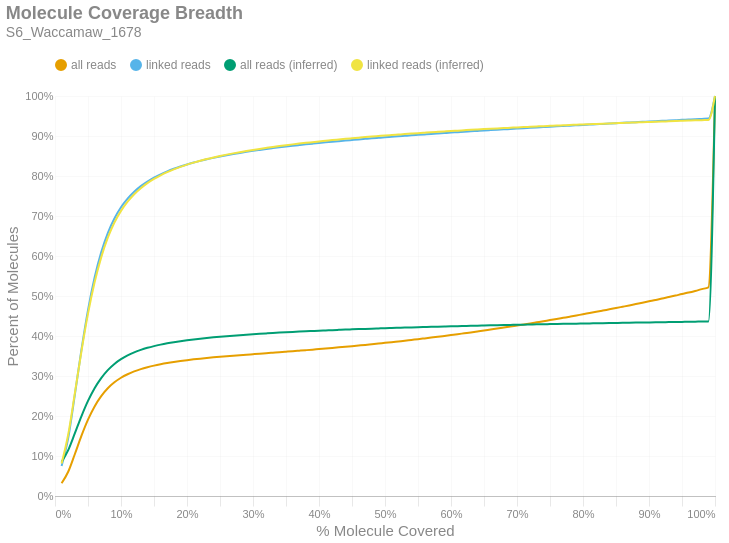

The code cell stored with this chart in its notebook:
### Markdown cell above
### Molecule Read Coverage
This chart shows molecule coverage breadth as computed by the number of bases aligned to that molecule. In other words, "*how much of each unique long molecule is actually sequenced/aligned?*" Keep in mind there is a distinction between sequences and alignments, since some sequences belonging to a particular molecule may not align well and wouldn't appear in the alignment data. This chart also shows molecule coverage breadth as computed by the *inferred fragment* from which the aligned sequences originate. Unlike read coverage, this calculation takes into account the total insert size, including unsequenced gaps between the forward and reverse reads. Like the previous figures, these are cumulative percents.

### Code cell
if SKIPLR:
    print_html(f"Skipped")
else:
    binned_df = consolidated_hist(valids['coverage_bp'], mask, 0.01, True)
    binned_df_inf = consolidated_hist(valids['coverage_inserts'], mask, 0.01, True)
    binned_df = binned_df.with_columns(pl.lit(binned_df_inf['all reads (cumsum)']).alias('all reads (inferred)'))
    binned_df = binned_df.with_columns(pl.lit(binned_df_inf['linked reads (cumsum)']).alias('linked reads (inferred)'))
    binned_df = binned_df.with_columns(
        (pl.col('bin').cast(pl.Float64) + 0.01).alias('right_edge')
    )

    with SafeRender(binned_df):
        (
            density_plot(binned_df, 'Molecule Coverage Breadth', samplename, 'molcov', ['all reads (inferred)','linked reads (inferred)'])
            .encode(
                #x=alt.X('bin:Q', title="% Molecule Covered").axis(format = '%').scale(padding=0),
                x=alt.X('right_edge:Q', title="% Molecule Covered").axis(format='%').scale(padding=0),
                y=alt.Y('value:Q', title='Percent of Molecules')
                    .axis(format='%')
                    .stack(False)
                    .scale(domainMin=0, padding=0),
                color=alt.Color("key:N").scale(domain = ["all reads", "linked reads", "all reads (inferred)", "linked reads (inferred)"]),
                tooltip = [
                    alt.Tooltip("key:N", title = "Data Type"),
                    alt.Tooltip("range_label:N", title="% Molecule Covered"),
                    alt.Tooltip("value:Q", format = ".2%", title="% Molecules")
                ]
            )
        ).display()

### Figure 1 — Vega-Lite specification as saved in the notebook (floating-point values rounded to 4 significant figures)
{"width": "container", "height": 400, "config": {"title": {"anchor": "start", "dy": -15, "fontSize": 18, "color": "#888888", "subtitleColor": "#888888", "subtitleFontSize": 14}, "arc": {"fill": "#0072B2"}, "axis": {"domainColor": "#888888", "domainWidth": 0.5, "gridWidth": 0.2, "grid": false, "titleFontWeight": 400, "titleFontSize": 15, "labelFontSize": 11, "labelColor": "#888888", "tickColor": "#888888", "tickWidth": 0.2, "titleColor": "#888888"}, "axisBand": {"grid": false}, "axisX": {"grid": true, "tickSize": 10, "domainCap": "round"}, "axisY": {"domain": false, "grid": true, "tickSize": 0, "domainCap": "round"}, "background": "transparent", "header": {"labelFontSize": 15, "labelColor": "#888888", "titleFontSize": 15, "titleFontWeight": 600, "titleColor": "#888888"}, "legend": {"labelFont": "sans-serif", "labelFontSize": 12, "labelColor": "#888888", "symbolSize": 100, "symbolType": "circle", "titleFontSize": 12, "titlePadding": 10, "titleColor": "#888888", "title": null, "orient": "top"}, "range": {"category": ["#E69F00", "#56B4E9", "#009E73", "#F0E442", "#0072B2", "#D55E00", "#CC79A7", "#000000"], "diverging": ["#cfe8f3", "#a2d4ec", "#73bfe2", "#46abdb", "#1696d2", "#12719e"]}, "area": {"fill": "#0072B2", "fillOpacity": 0.7, "line": true, "strokeOpacity": 0.7}, "line": {"color": "#0072B2", "stroke": "#0072B2", "strokeWidth": 2}, "trail": {"color": "#0072B2", "stroke": "#0072B2", "strokeWidth": 0, "size": 1}, "point": {"filled": true, "fillOpacity": 1.0, "size": 95}, "text": {"color": "#888888", "fontSize": 11, "align": "right", "fontWeight": 400, "size": 11}, "bar": {"fill": "#0072B2", "stroke": null}, "view": {"stroke": null, "continuousWidth": 660, "continuousHeight": 400}}, "data": {"name": "data-ab505ed4c897494d9f0c3a8c7e612728"}, "mark": {"type": "line", "interpolate": "monotone", "point": {"opacity": 0, "size": 275}}, "encoding": {"color": {"field": "key", "scale": {"domain": ["all reads", "linked reads", "all reads (inferred)", "linked reads (inferred)"]}, "type": "nominal"}, "tooltip": [{"field": "key", "title": "Data Type", "type": "nominal"}, {"field": "range_label", "title": "% Molecule Covered", "type": "nominal"}, {"field": "value", "format": ".2%", "title": "% Molecules", "type": "quantitative"}], "x": {"axis": {"format": "%"}, "field": "right_edge", "scale": {"padding": 0}, "title": "% Molecule Covered", "type": "quantitative"}, "y": {"axis": {"format": "%"}, "field": "value", "scale": {"domainMin": 0, "padding": 0}, "stack": false, "title": "Percent of Molecules", "type": "quantitative"}}, "params": [{"name": "param_c36ac31b6afebe62", "select": {"type": "point", "fields": ["key"]}, "bind": "legend"}], "title": {"text": "Molecule Coverage Breadth", "subtitle": "S6_Waccamaw_1678"}, "transform": [{"fold": ["all reads (cumsum)", "linked reads (cumsum)", "all reads (inferred)", "linked reads (inferred)"]}, {"calculate": "replace(datum.key, ' (cumsum)', '')", "as": "key"}, {"filter": {"param": "param_c36ac31b6afebe62"}}], "usermeta": {"embedOptions": {"downloadFileName": "S6_Waccamaw_1678.molcov"}}, "$schema": "https://vega.github.io/schema/vega-lite/v6.1.0.json", "datasets": {"data-ab505ed4c897494d9f0c3a8c7e612728": [{"bin": "0.0", "interval": "0.0-0.01", "all reads": 0.03174, "linked reads": 0.0752, "all reads (cumsum)": 0.03174, "linked reads (cumsum)": 0.0752, "range_label": "0.0-0.01", "all reads (inferred)": 0.08493, "linked reads (inferred)": 0.08151, "right_edge": 0.01}, {"bin": "0.01", "interval": "0.01-0.02", "all reads": 0.0288, "linked reads": 0.06978, "all reads (cumsum)": 0.06054, "linked reads (cumsum)": 0.145, "range_label": "0.01-0.02", "all reads (inferred)": 0.1147, "linked reads (inferred)": 0.1536, "right_edge": 0.02}, {"bin": "0.02", "interval": "0.02-0.03", "all reads": 0.04385, "linked reads": 0.1073, "all reads (cumsum)": 0.1044, "linked reads (cumsum)": 0.2523, "range_label": "0.02-0.03", "all reads (inferred)": 0.1563, "linked reads (inferred)": 0.2557, "right_edge": 0.03}, {"bin": "0.03", "interval": "0.03-0.04", "all reads": 0.04594, "linked reads": 0.1128, "all reads (cumsum)": 0.1503, "linked reads (cumsum)": 0.3651, "range_label": "0.03-0.04", "all reads (inferred)": 0.1992, "linked reads (inferred)": 0.3611, "right_edge": 0.04}, {"bin": "0.04", "interval": "0.04-0.05", "all reads": 0.04058, "linked reads": 0.09974, "all reads (cumsum)": 0.1909, "linked reads (cumsum)": 0.4648, "range_label": "0.04-0.05", "all reads (inferred)": 0.2377, "linked reads (inferred)": 0.4558, "right_edge": 0.05}, {"bin": "0.05", "interval": "0.05-0.06", "all reads": 0.03308, "linked reads": 0.08131, "all reads (cumsum)": 0.224, "linked reads (cumsum)": 0.5461, "range_label": "0.05-0.06", "all reads (inferred)": 0.2695, "linked reads (inferred)": 0.5342, "right_edge": 0.06}, {"bin": "0.06", "interval": "0.06-0.07", "all reads": 0.02567, "linked reads": 0.06309, "all reads (cumsum)": 0.2497, "linked reads (cumsum)": 0.6092, "range_label": "0.06-0.07", "all reads (inferred)": 0.2948, "linked reads (inferred)": 0.5966, "right_edge": 0.07}, {"bin": "0.07", "interval": "0.07-0.08", "all reads": 0.01961, "linked reads": 0.04816, "all reads (cumsum)": 0.2693, "linked reads (cumsum)": 0.6574, "range_label": "0.07-0.08", "all reads (inferred)": 0.3148, "linked reads (inferred)": 0.6457, "right_edge": 0.08}, {"bin": "0.08", "interval": "0.08-0.09", "all reads": 0.01491, "linked reads": 0.03658, "all reads (cumsum)": 0.2842, "linked reads (cumsum)": 0.6939, "range_label": "0.08-0.09", "all reads (inferred)": 0.3303, "linked reads (inferred)": 0.6837, "right_edge": 0.09}, {"bin": "0.09", "interval": "0.09-0.1", "all reads": 0.01141, "linked reads": 0.02796, "all reads (cumsum)": 0.2956, "linked reads (cumsum)": 0.7219, "range_label": "0.09-0.1", "all reads (inferred)": 0.3421, "linked reads (inferred)": 0.7128, "right_edge": 0.1}, {"bin": "0.1", "interval": "0.1-0.11", "all reads": 0.008779, "linked reads": 0.02148, "all reads (cumsum)": 0.3044, "linked reads (cumsum)": 0.7434, "range_label": "0.1-0.11", "all reads (inferred)": 0.3515, "linked reads (inferred)": 0.7358, "right_edge": 0.11}, {"bin": "0.11", "interval": "0.11-0.12", "all reads": 0.007089, "linked reads": 0.01729, "all reads (cumsum)": 0.3115, "linked reads (cumsum)": 0.7607, "range_label": "0.11-0.12", "all reads (inferred)": 0.3591, "linked reads (inferred)": 0.7545, "right_edge": 0.12}, {"bin": "0.12", "interval": "0.12-0.13", "all reads": 0.005741, "linked reads": 0.014, "all reads (cumsum)": 0.3172, "linked reads (cumsum)": 0.7747, "range_label": "0.12-0.13", "all reads (inferred)": 0.3653, "linked reads (inferred)": 0.7696, "right_edge": 0.13}, {"bin": "0.13", "interval": "0.13-0.14", "all reads": 0.004692, "linked reads": 0.01141, "all reads (cumsum)": 0.3219, "linked reads (cumsum)": 0.7861, "range_label": "0.13-0.14", "all reads (inferred)": 0.3704, "linked reads (inferred)": 0.7823, "right_edge": 0.14}, {"bin": "0.14", "interval": "0.14-0.15", "all reads": 0.004018, "linked reads": 0.009777, "all reads (cumsum)": 0.3259, "linked reads (cumsum)": 0.7959, "range_label": "0.14-0.15", "all reads (inferred)": 0.3748, "linked reads (inferred)": 0.7928, "right_edge": 0.15}, {"bin": "0.15", "interval": "0.15-0.16", "all reads": 0.003436, "linked reads": 0.008339, "all reads (cumsum)": 0.3293, "linked reads (cumsum)": 0.8042, "range_label": "0.15-0.16", "all reads (inferred)": 0.3784, "linked reads (inferred)": 0.8018, "right_edge": 0.16}, {"bin": "0.16", "interval": "0.16-0.17", "all reads": 0.003039, "linked reads": 0.007331, "all reads (cumsum)": 0.3324, "linked reads (cumsum)": 0.8115, "range_label": "0.16-0.17", "all reads (inferred)": 0.3816, "linked reads (inferred)": 0.8096, "right_edge": 0.17}, {"bin": "0.17", "interval": "0.17-0.18", "all reads": 0.002686, "linked reads": 0.00647, "all reads (cumsum)": 0.3351, "linked reads (cumsum)": 0.818, "range_label": "0.17-0.18", "all reads (inferred)": 0.3845, "linked reads (inferred)": 0.8166, "right_edge": 0.18}, {"bin": "0.18", "interval": "0.18-0.19", "all reads": 0.0024, "linked reads": 0.005764, "all reads (cumsum)": 0.3375, "linked reads (cumsum)": 0.8238, "range_label": "0.18-0.19", "all reads (inferred)": 0.387, "linked reads (inferred)": 0.8229, "right_edge": 0.19}, {"bin": "0.19", "interval": "0.19-0.2", "all reads": 0.002167, "linked reads": 0.005181, "all reads (cumsum)": 0.3396, "linked reads (cumsum)": 0.8289, "range_label": "0.19-0.2", "all reads (inferred)": 0.3893, "linked reads (inferred)": 0.8284, "right_edge": 0.2}, {"bin": "0.2", "interval": "0.2-0.21", "all reads": 0.00195, "linked reads": 0.004634, "all reads (cumsum)": 0.3416, "linked reads (cumsum)": 0.8336, "range_label": "0.2-0.21", "all reads (inferred)": 0.3914, "linked reads (inferred)": 0.8334, "right_edge": 0.21}, {"bin": "0.21", "interval": "0.21-0.22", "all reads": 0.001776, "linked reads": 0.004186, "all reads (cumsum)": 0.3434, "linked reads (cumsum)": 0.8378, "range_label": "0.21-0.22", "all reads (inferred)": 0.3933, "linked reads (inferred)": 0.8381, "right_edge": 0.22}, {"bin": "0.22", "interval": "0.22-0.23", "all reads": 0.001684, "linked reads": 0.003957, "all reads (cumsum)": 0.345, "linked reads (cumsum)": 0.8417, "range_label": "0.22-0.23", "all reads (inferred)": 0.3951, "linked reads (inferred)": 0.8424, "right_edge": 0.23}, {"bin": "0.23", "interval": "0.23-0.24", "all reads": 0.001545, "linked reads": 0.003608, "all reads (cumsum)": 0.3466, "linked reads (cumsum)": 0.8453, "range_label": "0.23-0.24", "all reads (inferred)": 0.3967, "linked reads (inferred)": 0.8463, "right_edge": 0.24}, {"bin": "0.24", "interval": "0.24-0.25", "all reads": 0.001464, "linked reads": 0.003399, "all reads (cumsum)": 0.3481, "linked reads (cumsum)": 0.8487, "range_label": "0.24-0.25", "all reads (inferred)": 0.3982, "linked reads (inferred)": 0.85, "right_edge": 0.25}, {"bin": "0.25", "interval": "0.25-0.26", "all reads": 0.001394, "linked reads": 0.0032, "all reads (cumsum)": 0.3495, "linked reads (cumsum)": 0.8519, "range_label": "0.25-0.26", "all reads (inferred)": 0.3996, "linked reads (inferred)": 0.8534, "right_edge": 0.26}, {"bin": "0.26", "interval": "0.26-0.27", "all reads": 0.001309, "linked reads": 0.002958, "all reads (cumsum)": 0.3508, "linked reads (cumsum)": 0.8549, "range_label": "0.26-0.27", "all reads (inferred)": 0.4009, "linked reads (inferred)": 0.8566, "right_edge": 0.27}, {"bin": "0.27", "interval": "0.27-0.28", "all reads": 0.001269, "linked reads": 0.002834, "all reads (cumsum)": 0.352, "linked reads (cumsum)": 0.8577, "range_label": "0.27-0.28", "all reads (inferred)": 0.4022, "linked reads (inferred)": 0.8596, "right_edge": 0.28}, {"bin": "0.28", "interval": "0.28-0.29", "all reads": 0.001243, "linked reads": 0.002654, "all reads (cumsum)": 0.3533, "linked reads (cumsum)": 0.8604, "range_label": "0.28-0.29", "all reads (inferred)": 0.4034, "linked reads (inferred)": 0.8625, "right_edge": 0.29}, {"bin": "0.29", "interval": "0.29-0.3", "all reads": 0.001208, "linked reads": 0.002476, "all reads (cumsum)": 0.3545, "linked reads (cumsum)": 0.8629, "range_label": "0.29-0.3", "all reads (inferred)": 0.4045, "linked reads (inferred)": 0.8652, "right_edge": 0.3}, {"bin": "0.3", "interval": "0.3-0.31", "all reads": 0.001219, "linked reads": 0.002364, "all reads (cumsum)": 0.3557, "linked reads (cumsum)": 0.8652, "range_label": "0.3-0.31", "all reads (inferred)": 0.4055, "linked reads (inferred)": 0.8677, "right_edge": 0.31}, {"bin": "0.31", "interval": "0.31-0.32", "all reads": 0.001269, "linked reads": 0.002328, "all reads (cumsum)": 0.357, "linked reads (cumsum)": 0.8675, "range_label": "0.31-0.32", "all reads (inferred)": 0.4065, "linked reads (inferred)": 0.8702, "right_edge": 0.32}, {"bin": "0.32", "interval": "0.32-0.33", "all reads": 0.001231, "linked reads": 0.002149, "all reads (cumsum)": 0.3582, "linked reads (cumsum)": 0.8697, "range_label": "0.32-0.33", "all reads (inferred)": 0.4075, "linked reads (inferred)": 0.8726, "right_edge": 0.33}, {"bin": "0.33", "interval": "0.33-0.34", "all reads": 0.001226, "linked reads": 0.002078, "all reads (cumsum)": 0.3594, "linked reads (cumsum)": 0.8718, "range_label": "0.33-0.34", "all reads (inferred)": 0.4085, "linked reads (inferred)": 0.8748, "right_edge": 0.34}, {"bin": "0.34", "interval": "0.34-0.35", "all reads": 0.001252, "linked reads": 0.001967, "all reads (cumsum)": 0.3607, "linked reads (cumsum)": 0.8737, "range_label": "0.34-0.35", "all reads (inferred)": 0.4094, "linked reads (inferred)": 0.877, "right_edge": 0.35}, {"bin": "0.35", "interval": "0.35-0.36", "all reads": 0.001262, "linked reads": 0.001887, "all reads (cumsum)": 0.3619, "linked reads (cumsum)": 0.8756, "range_label": "0.35-0.36", "all reads (inferred)": 0.4102, "linked reads (inferred)": 0.8791, "right_edge": 0.36}, {"bin": "0.36", "interval": "0.36-0.37", "all reads": 0.001304, "linked reads": 0.001802, "all reads (cumsum)": 0.3632, "linked reads (cumsum)": 0.8774, "range_label": "0.36-0.37", "all reads (inferred)": 0.411, "linked reads (inferred)": 0.881, "right_edge": 0.37}, {"bin": "0.37", "interval": "0.37-0.38", "all reads": 0.001313, "linked reads": 0.001775, "all reads (cumsum)": 0.3646, "linked reads (cumsum)": 0.8792, "range_label": "0.37-0.38", "all reads (inferred)": 0.4118, "linked reads (inferred)": 0.8829, "right_edge": 0.38}, {"bin": "0.38", "interval": "0.38-0.39", "all reads": 0.001347, "linked reads": 0.001709, "all reads (cumsum)": 0.3659, "linked reads (cumsum)": 0.8809, "range_label": "0.38-0.39", "all reads (inferred)": 0.4125, "linked reads (inferred)": 0.8847, "right_edge": 0.39}, {"bin": "0.39", "interval": "0.39-0.4", "all reads": 0.001427, "linked reads": 0.001676, "all reads (cumsum)": 0.3673, "linked reads (cumsum)": 0.8826, "range_label": "0.39-0.4", "all reads (inferred)": 0.4133, "linked reads (inferred)": 0.8865, "right_edge": 0.4}, {"bin": "0.4", "interval": "0.4-0.41", "all reads": 0.001386, "linked reads": 0.00158, "all reads (cumsum)": 0.3687, "linked reads (cumsum)": 0.8842, "range_label": "0.4-0.41", "all reads (inferred)": 0.414, "linked reads (inferred)": 0.8881, "right_edge": 0.41}, {"bin": "0.41", "interval": "0.41-0.42", "all reads": 0.001419, "linked reads": 0.001523, "all reads (cumsum)": 0.3701, "linked reads (cumsum)": 0.8857, "range_label": "0.41-0.42", "all reads (inferred)": 0.4147, "linked reads (inferred)": 0.8898, "right_edge": 0.42}, {"bin": "0.42", "interval": "0.42-0.43", "all reads": 0.001451, "linked reads": 0.001471, "all reads (cumsum)": 0.3716, "linked reads (cumsum)": 0.8872, "range_label": "0.42-0.43", "all reads (inferred)": 0.4153, "linked reads (inferred)": 0.8913, "right_edge": 0.43}, {"bin": "0.43", "interval": "0.43-0.44", "all reads": 0.001477, "linked reads": 0.001454, "all reads (cumsum)": 0.3731, "linked reads (cumsum)": 0.8886, "range_label": "0.43-0.44", "all reads (inferred)": 0.416, "linked reads (inferred)": 0.8929, "right_edge": 0.44}, {"bin": "0.44", "interval": "0.44-0.45", "all reads": 0.001524, "linked reads": 0.001425, "all reads (cumsum)": 0.3746, "linked reads (cumsum)": 0.89, "range_label": "0.44-0.45", "all reads (inferred)": 0.4166, "linked reads (inferred)": 0.8944, "right_edge": 0.45}, {"bin": "0.45", "interval": "0.45-0.46", "all reads": 0.001586, "linked reads": 0.00142, "all reads (cumsum)": 0.3762, "linked reads (cumsum)": 0.8915, "range_label": "0.45-0.46", "all reads (inferred)": 0.4172, "linked reads (inferred)": 0.8958, "right_edge": 0.46}, {"bin": "0.46", "interval": "0.46-0.47", "all reads": 0.001587, "linked reads": 0.001367, "all reads (cumsum)": 0.3778, "linked reads (cumsum)": 0.8928, "range_label": "0.46-0.47", "all reads (inferred)": 0.4178, "linked reads (inferred)": 0.8972, "right_edge": 0.47}, {"bin": "0.47", "interval": "0.47-0.48", "all reads": 0.001644, "linked reads": 0.001361, "all reads (cumsum)": 0.3794, "linked reads (cumsum)": 0.8942, "range_label": "0.47-0.48", "all reads (inferred)": 0.4184, "linked reads (inferred)": 0.8986, "right_edge": 0.48}, {"bin": "0.48", "interval": "0.48-0.49", "all reads": 0.001641, "linked reads": 0.001317, "all reads (cumsum)": 0.381, "linked reads (cumsum)": 0.8955, "range_label": "0.48-0.49", "all reads (inferred)": 0.4189, "linked reads (inferred)": 0.8999, "right_edge": 0.49}, {"bin": "0.49", "interval": "0.49-0.5", "all reads": 0.001825, "linked reads": 0.001311, "all reads (cumsum)": 0.3829, "linked reads (cumsum)": 0.8968, "range_label": "0.49-0.5", "all reads (inferred)": 0.4195, "linked reads (inferred)": 0.9012, "right_edge": 0.5}, {"bin": "0.5", "interval": "0.5-0.51", "all reads": 0.001665, "linked reads": 0.001223, "all reads (cumsum)": 0.3845, "linked reads (cumsum)": 0.898, "range_label": "0.5-0.51", "all reads (inferred)": 0.42, "linked reads (inferred)": 0.9024, "right_edge": 0.51}, {"bin": "0.51", "interval": "0.51-0.52", "all reads": 0.001858, "linked reads": 0.001236, "all reads (cumsum)": 0.3864, "linked reads (cumsum)": 0.8993, "range_label": "0.51-0.52", "all reads (inferred)": 0.4205, "linked reads (inferred)": 0.9036, "right_edge": 0.52}, {"bin": "0.52", "interval": "0.52-0.53", "all reads": 0.001812, "linked reads": 0.001209, "all reads (cumsum)": 0.3882, "linked reads (cumsum)": 0.9005, "range_label": "0.52-0.53", "all reads (inferred)": 0.421, "linked reads (inferred)": 0.9048, "right_edge": 0.53}, {"bin": "0.53", "interval": "0.53-0.54", "all reads": 0.00194, "linked reads": 0.001211, "all reads (cumsum)": 0.3901, "linked reads (cumsum)": 0.9017, "range_label": "0.53-0.54", "all reads (inferred)": 0.4215, "linked reads (inferred)": 0.906, "right_edge": 0.54}, {"bin": "0.54", "interval": "0.54-0.55", "all reads": 0.00189, "linked reads": 0.001163, "all reads (cumsum)": 0.392, "linked reads (cumsum)": 0.9029, "range_label": "0.54-0.55", "all reads (inferred)": 0.422, "linked reads (inferred)": 0.9071, "right_edge": 0.55}, {"bin": "0.55", "interval": "0.55-0.56", "all reads": 0.002009, "linked reads": 0.001162, "all reads (cumsum)": 0.394, "linked reads (cumsum)": 0.904, "range_label": "0.55-0.56", "all reads (inferred)": 0.4224, "linked reads (inferred)": 0.9082, "right_edge": 0.56}, {"bin": "0.56", "interval": "0.56-0.57", "all reads": 0.002025, "linked reads": 0.001155, "all reads (cumsum)": 0.3961, "linked reads (cumsum)": 0.9052, "range_label": "0.56-0.57", "all reads (inferred)": 0.4229, "linked reads (inferred)": 0.9093, "right_edge": 0.57}, {"bin": "0.57", "interval": "0.57-0.58", "all reads": 0.002033, "linked reads": 0.001124, "all reads (cumsum)": 0.3981, "linked reads (cumsum)": 0.9063, "range_label": "0.57-0.58", "all reads (inferred)": 0.4233, "linked reads (inferred)": 0.9104, "right_edge": 0.58}, {"bin": "0.58", "interval": "0.58-0.59", "all reads": 0.002134, "linked reads": 0.001116, "all reads (cumsum)": 0.4002, "linked reads (cumsum)": 0.9074, "range_label": "0.58-0.59", "all reads (inferred)": 0.4238, "linked reads (inferred)": 0.9114, "right_edge": 0.59}, {"bin": "0.59", "interval": "0.59-0.6", "all reads": 0.002152, "linked reads": 0.001114, "all reads (cumsum)": 0.4024, "linked reads (cumsum)": 0.9085, "range_label": "0.59-0.6", "all reads (inferred)": 0.4242, "linked reads (inferred)": 0.9125, "right_edge": 0.6}, {"bin": "0.6", "interval": "0.6-0.61", "all reads": 0.002136, "linked reads": 0.001043, "all reads (cumsum)": 0.4045, "linked reads (cumsum)": 0.9096, "range_label": "0.6-0.61", "all reads (inferred)": 0.4246, "linked reads (inferred)": 0.9134, "right_edge": 0.61}, {"bin": "0.61", "interval": "0.61-0.62", "all reads": 0.002266, "linked reads": 0.001086, "all reads (cumsum)": 0.4068, "linked reads (cumsum)": 0.9107, "range_label": "0.61-0.62", "all reads (inferred)": 0.425, "linked reads (inferred)": 0.9144, "right_edge": 0.62}, {"bin": "0.62", "interval": "0.62-0.63", "all reads": 0.002246, "linked reads": 0.001017, "all reads (cumsum)": 0.409, "linked reads (cumsum)": 0.9117, "range_label": "0.62-0.63", "all reads (inferred)": 0.4255, "linked reads (inferred)": 0.9154, "right_edge": 0.63}, {"bin": "0.63", "interval": "0.63-0.64", "all reads": 0.002314, "linked reads": 0.001044, "all reads (cumsum)": 0.4113, "linked reads (cumsum)": 0.9127, "range_label": "0.63-0.64", "all reads (inferred)": 0.4259, "linked reads (inferred)": 0.9163, "right_edge": 0.64}, {"bin": "0.64", "interval": "0.64-0.65", "all reads": 0.00235, "linked reads": 0.001038, "all reads (cumsum)": 0.4137, "linked reads (cumsum)": 0.9138, "range_label": "0.64-0.65", "all reads (inferred)": 0.4263, "linked reads (inferred)": 0.9172, "right_edge": 0.65}, {"bin": "0.65", "interval": "0.65-0.66", "all reads": 0.002475, "linked reads": 0.0009736, "all reads (cumsum)": 0.4162, "linked reads (cumsum)": 0.9147, "range_label": "0.65-0.66", "all reads (inferred)": 0.4266, "linked reads (inferred)": 0.9182, "right_edge": 0.66}, {"bin": "0.66", "interval": "0.66-0.67", "all reads": 0.002401, "linked reads": 0.0009642, "all reads (cumsum)": 0.4186, "linked reads (cumsum)": 0.9157, "range_label": "0.66-0.67", "all reads (inferred)": 0.427, "linked reads (inferred)": 0.919, "right_edge": 0.67}, {"bin": "0.67", "interval": "0.67-0.68", "all reads": 0.002499, "linked reads": 0.0009543, "all reads (cumsum)": 0.4211, "linked reads (cumsum)": 0.9167, "range_label": "0.67-0.68", "all reads (inferred)": 0.4274, "linked reads (inferred)": 0.9198, "right_edge": 0.68}, {"bin": "0.68", "interval": "0.68-0.69", "all reads": 0.002528, "linked reads": 0.0009425, "all reads (cumsum)": 0.4236, "linked reads (cumsum)": 0.9176, "range_label": "0.68-0.69", "all reads (inferred)": 0.4277, "linked reads (inferred)": 0.9207, "right_edge": 0.69}, {"bin": "0.69", "interval": "0.69-0.7", "all reads": 0.002569, "linked reads": 0.0009557, "all reads (cumsum)": 0.4262, "linked reads (cumsum)": 0.9185, "range_label": "0.69-0.7", "all reads (inferred)": 0.4281, "linked reads (inferred)": 0.9215, "right_edge": 0.7}, {"bin": "0.7", "interval": "0.7-0.71", "all reads": 0.00258, "linked reads": 0.0009453, "all reads (cumsum)": 0.4288, "linked reads (cumsum)": 0.9195, "range_label": "0.7-0.71", "all reads (inferred)": 0.4284, "linked reads (inferred)": 0.9223, "right_edge": 0.71}, {"bin": "0.71", "interval": "0.71-0.72", "all reads": 0.002634, "linked reads": 0.0009043, "all reads (cumsum)": 0.4314, "linked reads (cumsum)": 0.9204, "range_label": "0.71-0.72", "all reads (inferred)": 0.4287, "linked reads (inferred)": 0.9231, "right_edge": 0.72}, {"bin": "0.72", "interval": "0.72-0.73", "all reads": 0.002751, "linked reads": 0.0009279, "all reads (cumsum)": 0.4341, "linked reads (cumsum)": 0.9213, "range_label": "0.72-0.73", "all reads (inferred)": 0.4291, "linked reads (inferred)": 0.9239, "right_edge": 0.73}, {"bin": "0.73", "interval": "0.73-0.74", "all reads": 0.00274, "linked reads": 0.0009562, "all reads (cumsum)": 0.4369, "linked reads (cumsum)": 0.9223, "range_label": "0.73-0.74", "all reads (inferred)": 0.4294, "linked reads (inferred)": 0.9246, "right_edge": 0.74}, {"bin": "0.74", "interval": "0.74-0.75", "all reads": 0.002934, "linked reads": 0.0009477, "all reads (cumsum)": 0.4398, "linked reads (cumsum)": 0.9232, "range_label": "0.74-0.75", "all reads (inferred)": 0.4297, "linked reads (inferred)": 0.9254, "right_edge": 0.75}, {"bin": "0.75", "interval": "0.75-0.76", "all reads": 0.002736, "linked reads": 0.0008477, "all reads (cumsum)": 0.4425, "linked reads (cumsum)": 0.9241, "range_label": "0.75-0.76", "all reads (inferred)": 0.43, "linked reads (inferred)": 0.9261, "right_edge": 0.76}, {"bin": "0.76", "interval": "0.76-0.77", "all reads": 0.002897, "linked reads": 0.0009071, "all reads (cumsum)": 0.4454, "linked reads (cumsum)": 0.925, "range_label": "0.76-0.77", "all reads (inferred)": 0.4303, "linked reads (inferred)": 0.9268, "right_edge": 0.77}, {"bin": "0.77", "interval": "0.77-0.78", "all reads": 0.002886, "linked reads": 0.000926, "all reads (cumsum)": 0.4483, "linked reads (cumsum)": 0.9259, "range_label": "0.77-0.78", "all reads (inferred)": 0.4306, "linked reads (inferred)": 0.9275, "right_edge": 0.78}, {"bin": "0.78", "interval": "0.78-0.79", "all reads": 0.002959, "linked reads": 0.0009165, "all reads (cumsum)": 0.4513, "linked reads (cumsum)": 0.9268, "range_label": "0.78-0.79", "all reads (inferred)": 0.4309, "linked reads (inferred)": 0.9282, "right_edge": 0.79}, {"bin": "0.79", "interval": "0.79-0.8", "all reads": 0.003144, "linked reads": 0.0009132, "all reads (cumsum)": 0.4544, "linked reads (cumsum)": 0.9277, "range_label": "0.79-0.8", "all reads (inferred)": 0.4312, "linked reads (inferred)": 0.9289, "right_edge": 0.8}, {"bin": "0.8", "interval": "0.8-0.81", "all reads": 0.002923, "linked reads": 0.0008288, "all reads (cumsum)": 0.4574, "linked reads (cumsum)": 0.9286, "range_label": "0.8-0.81", "all reads (inferred)": 0.4315, "linked reads (inferred)": 0.9295, "right_edge": 0.81}, {"bin": "0.81", "interval": "0.81-0.82", "all reads": 0.003063, "linked reads": 0.0008722, "all reads (cumsum)": 0.4604, "linked reads (cumsum)": 0.9294, "range_label": "0.81-0.82", "all reads (inferred)": 0.4318, "linked reads (inferred)": 0.9302, "right_edge": 0.82}, {"bin": "0.82", "interval": "0.82-0.83", "all reads": 0.00314, "linked reads": 0.0008425, "all reads (cumsum)": 0.4636, "linked reads (cumsum)": 0.9303, "range_label": "0.82-0.83", "all reads (inferred)": 0.4321, "linked reads (inferred)": 0.9309, "right_edge": 0.83}, {"bin": "0.83", "interval": "0.83-0.84", "all reads": 0.00317, "linked reads": 0.0008656, "all reads (cumsum)": 0.4667, "linked reads (cumsum)": 0.9311, "range_label": "0.83-0.84", "all reads (inferred)": 0.4324, "linked reads (inferred)": 0.9315, "right_edge": 0.84}, {"bin": "0.84", "interval": "0.84-0.85", "all reads": 0.00315, "linked reads": 0.00085, "all reads (cumsum)": 0.4699, "linked reads (cumsum)": 0.932, "range_label": "0.84-0.85", "all reads (inferred)": 0.4326, "linked reads (inferred)": 0.9321, "right_edge": 0.85}, {"bin": "0.85", "interval": "0.85-0.86", "all reads": 0.003278, "linked reads": 0.0008953, "all reads (cumsum)": 0.4732, "linked reads (cumsum)": 0.9329, "range_label": "0.85-0.86", "all reads (inferred)": 0.4329, "linked reads (inferred)": 0.9327, "right_edge": 0.86}, {"bin": "0.86", "interval": "0.86-0.87", "all reads": 0.00329, "linked reads": 0.0008401, "all reads (cumsum)": 0.4764, "linked reads (cumsum)": 0.9337, "range_label": "0.86-0.87", "all reads (inferred)": 0.4332, "linked reads (inferred)": 0.9333, "right_edge": 0.87}, {"bin": "0.87", "interval": "0.87-0.88", "all reads": 0.0034, "linked reads": 0.0008382, "all reads (cumsum)": 0.4798, "linked reads (cumsum)": 0.9346, "range_label": "0.87-0.88", "all reads (inferred)": 0.4334, "linked reads (inferred)": 0.9339, "right_edge": 0.88}, {"bin": "0.88", "interval": "0.88-0.89", "all reads": 0.003329, "linked reads": 0.0008231, "all reads (cumsum)": 0.4832, "linked reads (cumsum)": 0.9354, "range_label": "0.88-0.89", "all reads (inferred)": 0.4337, "linked reads (inferred)": 0.9345, "right_edge": 0.89}, {"bin": "0.89", "interval": "0.89-0.9", "all reads": 0.003522, "linked reads": 0.0008802, "all reads (cumsum)": 0.4867, "linked reads (cumsum)": 0.9363, "range_label": "0.89-0.9", "all reads (inferred)": 0.434, "linked reads (inferred)": 0.9351, "right_edge": 0.9}, {"bin": "0.9", "interval": "0.9-0.91", "all reads": 0.003347, "linked reads": 0.0008076, "all reads (cumsum)": 0.49, "linked reads (cumsum)": 0.9371, "range_label": "0.9-0.91", "all reads (inferred)": 0.4342, "linked reads (inferred)": 0.9357, "right_edge": 0.91}, {"bin": "0.91", "interval": "0.91-0.92", "all reads": 0.003829, "linked reads": 0.0007948, "all reads (cumsum)": 0.4939, "linked reads (cumsum)": 0.9379, "range_label": "0.91-0.92", "all reads (inferred)": 0.4345, "linked reads (inferred)": 0.9363, "right_edge": 0.92}, {"bin": "0.92", "interval": "0.92-0.93", "all reads": 0.003419, "linked reads": 0.0008222, "all reads (cumsum)": 0.4973, "linked reads (cumsum)": 0.9387, "range_label": "0.92-0.93", "all reads (inferred)": 0.4347, "linked reads (inferred)": 0.9368, "right_edge": 0.93}, {"bin": "0.93", "interval": "0.93-0.94", "all reads": 0.003707, "linked reads": 0.0008142, "all reads (cumsum)": 0.501, "linked reads (cumsum)": 0.9395, "range_label": "0.93-0.94", "all reads (inferred)": 0.435, "linked reads (inferred)": 0.9374, "right_edge": 0.94}, {"bin": "0.94", "interval": "0.94-0.95", "all reads": 0.004025, "linked reads": 0.000809, "all reads (cumsum)": 0.505, "linked reads (cumsum)": 0.9403, "range_label": "0.94-0.95", "all reads (inferred)": 0.4353, "linked reads (inferred)": 0.938, "right_edge": 0.95}, {"bin": "0.95", "interval": "0.95-0.96", "all reads": 0.003522, "linked reads": 0.000826, "all reads (cumsum)": 0.5085, "linked reads (cumsum)": 0.9412, "range_label": "0.95-0.96", "all reads (inferred)": 0.4356, "linked reads (inferred)": 0.9385, "right_edge": 0.96}, {"bin": "0.96", "interval": "0.96-0.97", "all reads": 0.004134, "linked reads": 0.000826, "all reads (cumsum)": 0.5127, "linked reads (cumsum)": 0.942, "range_label": "0.96-0.97", "all reads (inferred)": 0.4359, "linked reads (inferred)": 0.9391, "right_edge": 0.97}, {"bin": "0.97", "interval": "0.97-0.98", "all reads": 0.004578, "linked reads": 0.0007656, "all reads (cumsum)": 0.5173, "linked reads (cumsum)": 0.9427, "range_label": "0.97-0.98", "all reads (inferred)": 0.4362, "linked reads (inferred)": 0.9396, "right_edge": 0.98}, {"bin": "0.98", "interval": "0.98-0.99", "all reads": 0.004432, "linked reads": 0.0007689, "all reads (cumsum)": 0.5217, "linked reads (cumsum)": 0.9435, "range_label": "0.98-0.99", "all reads (inferred)": 0.4364, "linked reads (inferred)": 0.94, "right_edge": 0.99}, {"bin": "0.99", "interval": "0.99-1.0", "all reads": 0.4783, "linked reads": 0.05649, "all reads (cumsum)": 1.0, "linked reads (cumsum)": 1.0, "range_label": "0.99-1.0", "all reads (inferred)": 1.0, "linked reads (inferred)": 1.0, "right_edge": 1.0}]}}
